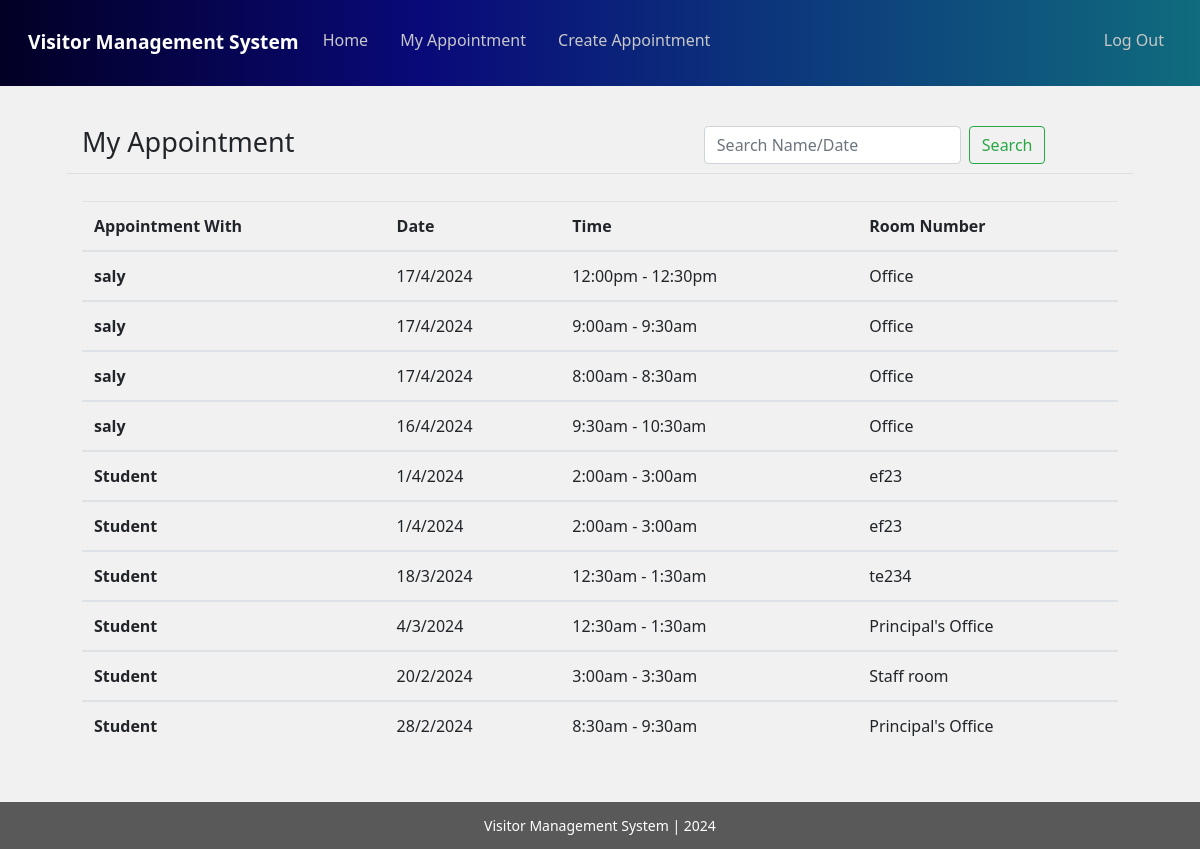
Screenshot of /teacher/my_appointment/ (signed in) with the database file from the repository.
### teacher/models.py (models this page shows, shortened)
class Appointment(models.Model):
	user=models.ForeignKey(settings.AUTH_USER_MODEL,blank=True, null=True,on_delete=models.DO_NOTHING)
	date=models.CharField(max_length=50)
	time_start=models.CharField(max_length=50)
	time_end=models.CharField(max_length=50)
	room_number=models.CharField(max_length=50)
	appointment_with=models.CharField(max_length=50,blank=True)
	update_time=models.DateField(auto_now=True, auto_now_add=False)
	frist_time=models.DateField(auto_now=False, auto_now_add=True)
	status=models.CharField(max_length=10, null=True)
	cancel_reason=models.TextField(blank=True)

### teacher/views.py (the view)
# urls.py: path('teacher/', include("teacher.urls")),
def teacher(request):#this section for my appointment
	group_name=Group.objects.all().filter(user = request.user)# get logget user grouped name
	group_name=str(group_name[0]) # convert to string
	if "Teacher" == group_name:
		user_name=request.user.get_username()#Getting Username
		appointment_list = Appointment.objects.all().order_by("-id").filter(user=request.user)
		q=request.GET.get("q")#search start
		if q:
			appointment_list=appointment_list.filter(appointment_with__icontains=q)
		else:
			appointment_list = appointment_list# search end
		appointments= {
		    "query": appointment_list,
		    "user_name":user_name
		}
		return render(request, 'teacher.html', appointments )
	else:
		return redirect('http://127.0.0.1:8000/')

### templates/teacher.html
{% extends 'common_teacher.html' %}
{% block common_teacher %}
   <div class="student">
           <div class="container">
          <div class="row min-height">
              <div class="col-sm-12">
                            <div class="row main_boder">
                                <div class="col-sm-7">
                                     <h3 class="appointmnet_list">My Appointment</h3>
                                </div>
                                <div class="col-sm-5">
                                      <form class="form-inline my-2 my-lg-0" method="GET" action="">
                                          <input class="form-control mr-sm-2" type="text" name="q" placeholder="Search Name/Date" placeholder="Search With Name" aria-label="Search">
                                          <button class="btn btn-outline-success my-2 my-sm-0" type="submit" value="Search">Search</button>
                                       </form>
                                </div>
                            </div>
                             <table class="table">
                                 <thead>
                                  <tr>
                                    <th scope="col">Appointment With</th>
                                    <th scope="col">Date</th>
                                    <th scope="col">Time</th>
                                    <th scope="col">Room Number</th>
                                  </tr>
                                </thead>{% for appoint in query %}
                                {% if appoint.appointment_with != '' %}
                                <tbody>
                                  <tr>
                                    <th scope="row">{{appoint.appointment_with}}</th>
                                          <td>{{appoint.date}}</td>
                                          <td>{{appoint.time_start}} - {{appoint.time_end}}</td>
                                          <td>{{appoint.room_number}}</td>
                                  </tr>{% endif %}
                                </tbody>{% endfor %}
                            </table>
              </div>
          </div>
      </div>
      </div>
      <div class="footer">
           <div class="container">
          <div class="row">
              <div class="col-sm-12">
                Visitor Management System | 2024
              </div>
          </div>
      </div>
      </div>
{% endblock common_teacher %}

### static/css/style.css (style rules this page uses)
.container { max-width: unset; }
.login { background-image: url(image/background.jpg); background-size: cover; }
h3.appointmnet_list { padding: 19px 0px 10px 0px; font-weight: normal; font-size: 27px; }
.student .row { background: #f1f1f1; }
body { font-family: 'Segoe UI', Tahoma, Geneva, Verdana, sans-serif; }
.footer .row { background: #595959; text-align: center; font-size: 14px; color: white; padding: 13px; }
h3.appointmnet_list { padding: 19px 0px 6px 0px; margin-bottom: 27px; font-weight: normal; font-size: 27px; }
.min-height h3.appointmnet_list { padding: 0px 0px 6px 0px; margin-bottom: 9px; font-weight: normal; font-size: 27px; }
.row.min-height { background: #f1f1f1; padding: 20px 67px 36px 67px; }
.row.main_boder { margin-bottom: 27px; border-bottom: 1px solid #00000014; }
.row.min-height { background: #f1f1f1; padding: 40px 67px 36px 67px; min-height: 591px; }
.main_boder { border-bottom: 1px solid #00000014; }

### rows the page displays
Appointment: appointment_with "saly", date "17/4/2024", time_start "12:00pm", time_end "12:30pm", room_number "Office"
Appointment: appointment_with "saly", date "17/4/2024", time_start "9:00am", time_end "9:30am", room_number "Office"
Appointment: appointment_with "saly", date "17/4/2024", time_start "8:00am", time_end "8:30am", room_number "Office"
Appointment: appointment_with "saly", date "16/4/2024", time_start "9:30am", time_end "10:30am", room_number "Office"
Appointment: appointment_with "Student", date "1/4/2024", time_start "2:00am", time_end "3:00am", room_number "ef23"
Appointment: appointment_with "Student", date "1/4/2024", time_start "2:00am", time_end "3:00am", room_number "ef23"
Appointment: appointment_with "Student", date "18/3/2024", time_start "12:30am", time_end "1:30am", room_number "te234"
Appointment: appointment_with "Student", date "4/3/2024", time_start "12:30am", time_end "1:30am", room_number "Principal's Office"
Appointment: appointment_with "Student", date "20/2/2024", time_start "3:00am", time_end "3:30am", room_number "Staff room"
Appointment: appointment_with "Student", date "28/2/2024", time_start "8:30am", time_end "9:30am", room_number "Principal's Office"
